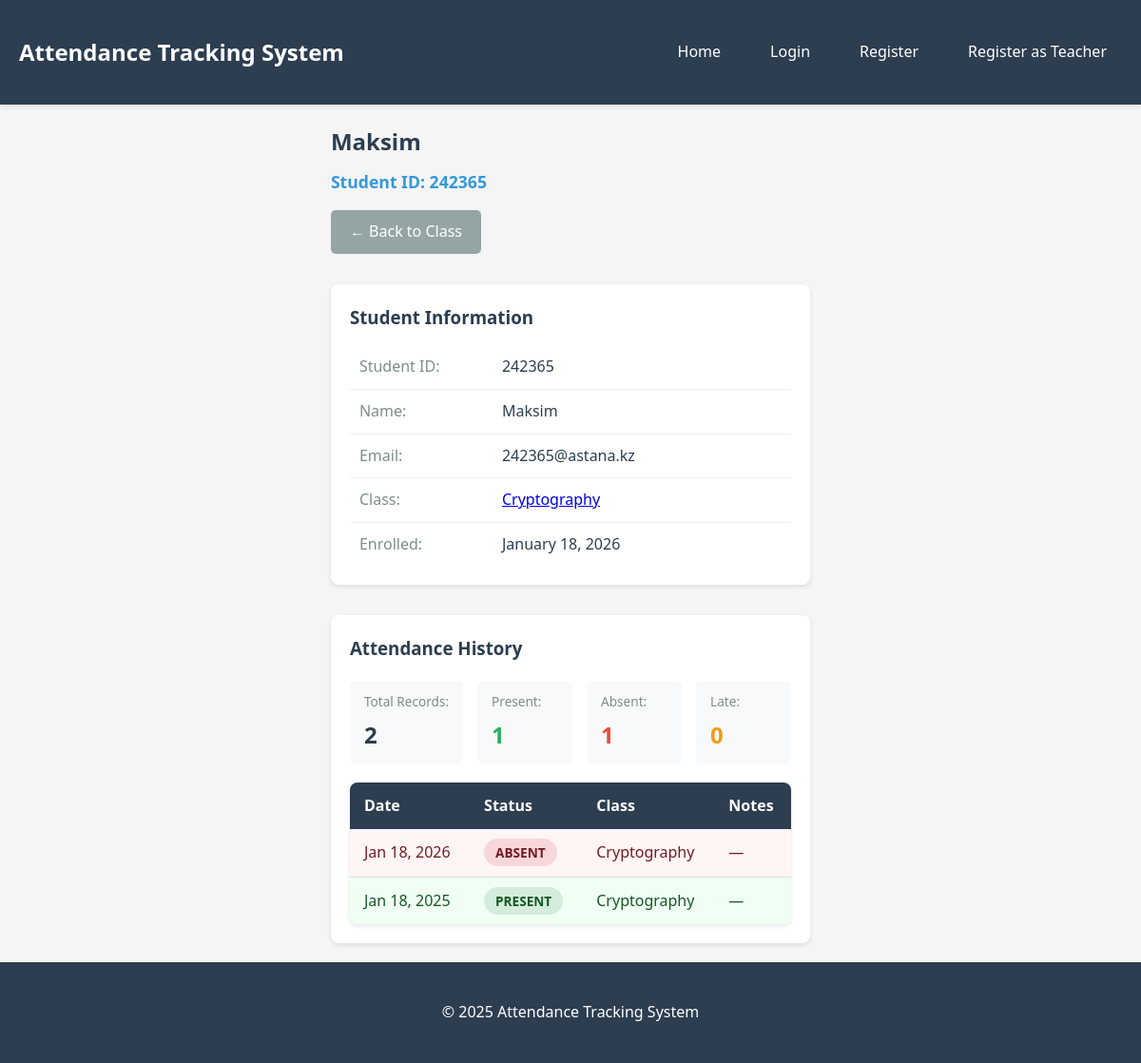
Before: /student/1/ with the older database file.
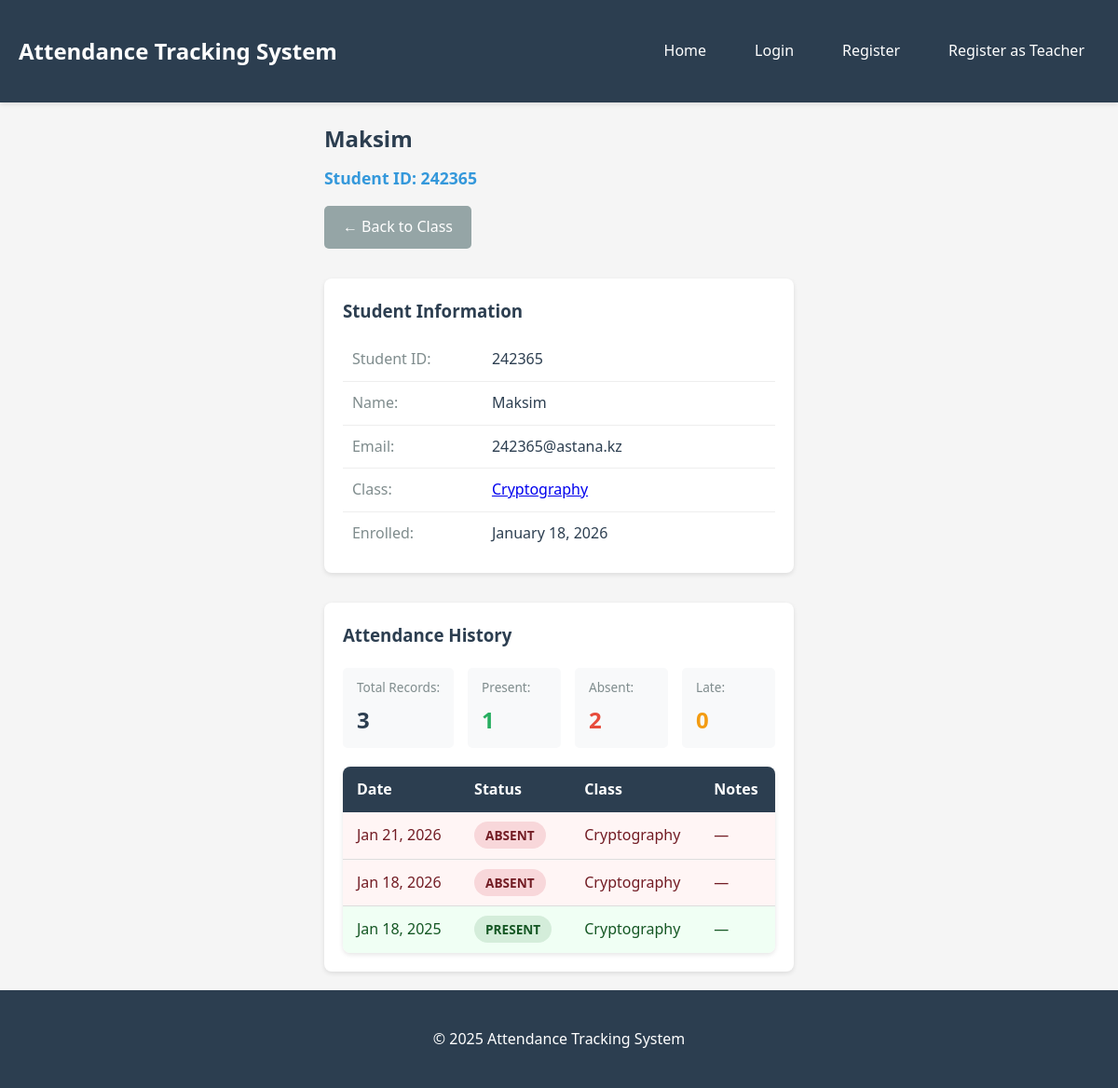
After: the same page with the newer database file.
### attendance/models.py (models this page shows, shortened)
class Attendance(models.Model):
    STATUS_CHOICES = [
        ('present', 'Present'),
        ('absent', 'Absent'),
        ('late', 'Late'),
    ]
    student = models.ForeignKey(Student, on_delete=models.CASCADE, related_name='attendances')
    class_enrolled = models.ForeignKey(Class, on_delete=models.CASCADE, related_name='attendances')
    date = models.DateField(default=timezone.now)
    status = models.CharField(max_length=10, choices=STATUS_CHOICES, default='absent')
    notes = models.TextField(blank=True)
    marked_at = models.DateTimeField(auto_now_add=True)
    class Meta:
        ordering = ['-date', 'student']
        unique_together = ['student', 'date']

class Class(models.Model):
    name = models.CharField(max_length=100)
    code = models.CharField(max_length=20, unique=True)
    description = models.TextField(blank=True)
    created_at = models.DateTimeField(auto_now_add=True)
    class Meta:
        verbose_name_plural = "Classes"
        ordering = ['name']

### attendance/views.py (the view)
# urls.py: path('student/<int:student_id>/', views.student_detail, name='student_detail'),
def student_detail(request, student_id):
    student = get_object_or_404(Student, id=student_id)
    attendances = Attendance.objects.filter(student=student).select_related('class_enrolled').order_by('-date')
    present_count = attendances.filter(status='present').count()
    absent_count = attendances.filter(status='absent').count()
    late_count = attendances.filter(status='late').count()
    return render(request, 'attendance/student_detail.html', {
        'student': student,
        'attendances': attendances,
        'present_count': present_count,
        'absent_count': absent_count,
        'late_count': late_count,
    })

### templates/attendance/student_detail.html (shortened to what this page needs)
{% extends 'base.html' %}
{% block content %}
<div class="page-header">
    <h2>{{ student.name }}</h2>
    <p class="student-id">Student ID: {{ student.student_id }}</p>
    <div class="header-actions">
        <a href="{% url 'class_students' student.class_enrolled.id %}" class="btn btn-secondary">← Back to Class</a>
    </div>
</div>
<div class="student-info">
    <div class="info-card">
        <h3>Student Information</h3>
        <table class="info-table">
            <tr>
                <th>Student ID:</th>
                <td>{{ student.student_id }}</td>
            </tr>
            <tr>
                <th>Name:</th>
                <td>{{ student.name }}</td>
            </tr>
            <tr>
                <th>Email:</th>
                <td>{{ student.email|default:"—" }}</td>
            </tr>
            <tr>
                <th>Class:</th>
                <td><a href="{% url 'class_students' student.class_enrolled.id %}">{{ student.class_enrolled.name }}</a></td>
            </tr>
            <tr>
                <th>Enrolled:</th>
                <td>{{ student.created_at|date:"F d, Y" }}</td>
            </tr>
        </table>
    </div>
</div>
<div class="attendance-history">
    <h3>Attendance History</h3>
    {% if attendances %}
        <div class="stats-summary">
            <div class="stat-mini">
                <span class="stat-label">Total Records:</span>
                <span class="stat-value">{{ attendances.count }}</span>
            </div>
            <div class="stat-mini stat-present">
                <span class="stat-label">Present:</span>
                <span class="stat-value">{{ present_count }}</span>
            </div>
            <div class="stat-mini stat-absent">
                <span class="stat-label">Absent:</span>
                <span class="stat-value">{{ absent_count }}</span>
            </div>
            <div class="stat-mini stat-late">
                <span class="stat-label">Late:</span>
                <span class="stat-value">{{ late_count }}</span>
            </div>
        </div>
        <table class="data-table">
            <thead>
                <tr>
                    <th>Date</th>
                    <th>Status</th>
                    <th>Class</th>
                    <th>Notes</th>
                </tr>
            </thead>
            <tbody>
                {% for attendance in attendances %}
                    <tr class="status-{{ attendance.status }}">
                        <td>{{ attendance.date|date:"M d, Y" }}</td>
                        <td>
                            <span class="status-badge status-{{ attendance.status }}">
                                {{ attendance.get_status_display }}
                            </span>
                        </td>
                        <td>{{ attendance.class_enrolled.name }}</td>
                        <td>{{ attendance.notes|default:"—" }}</td>
                    </tr>
                {% endfor %}
            </tbody>
        </table>
    {% else %}
        <div class="empty-state">
            <p>No attendance records found for this student.</p>
        </div>
    {% endif %}
</div>
{% endblock %}

Changed rows visible on the page:
added Attendance: date "Jan 21, 2026", status "ABSENT", class_enrolled.name "Cryptography", notes "—"
Other visible differences:
{{ attendances.count }}: "2" → "3"
{{ absent_count }}: "1" → "2"
